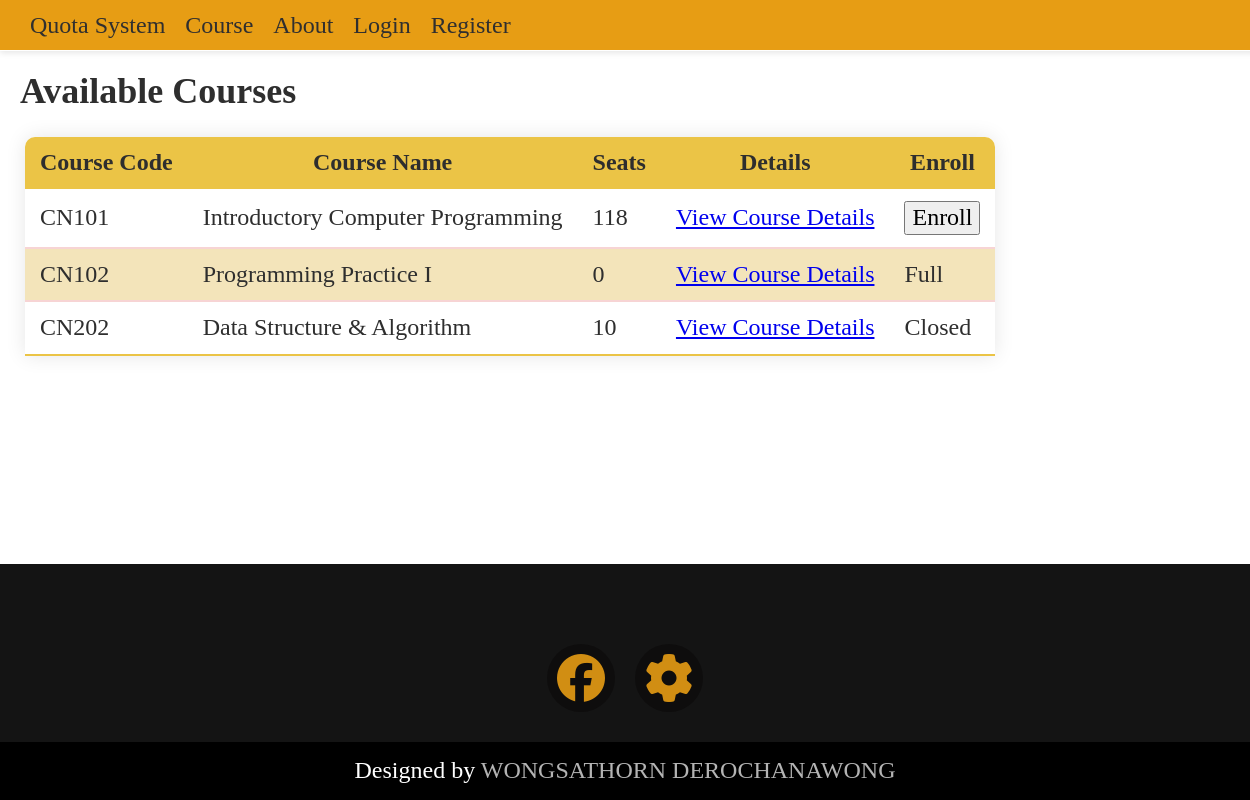
The app's page /, older data.
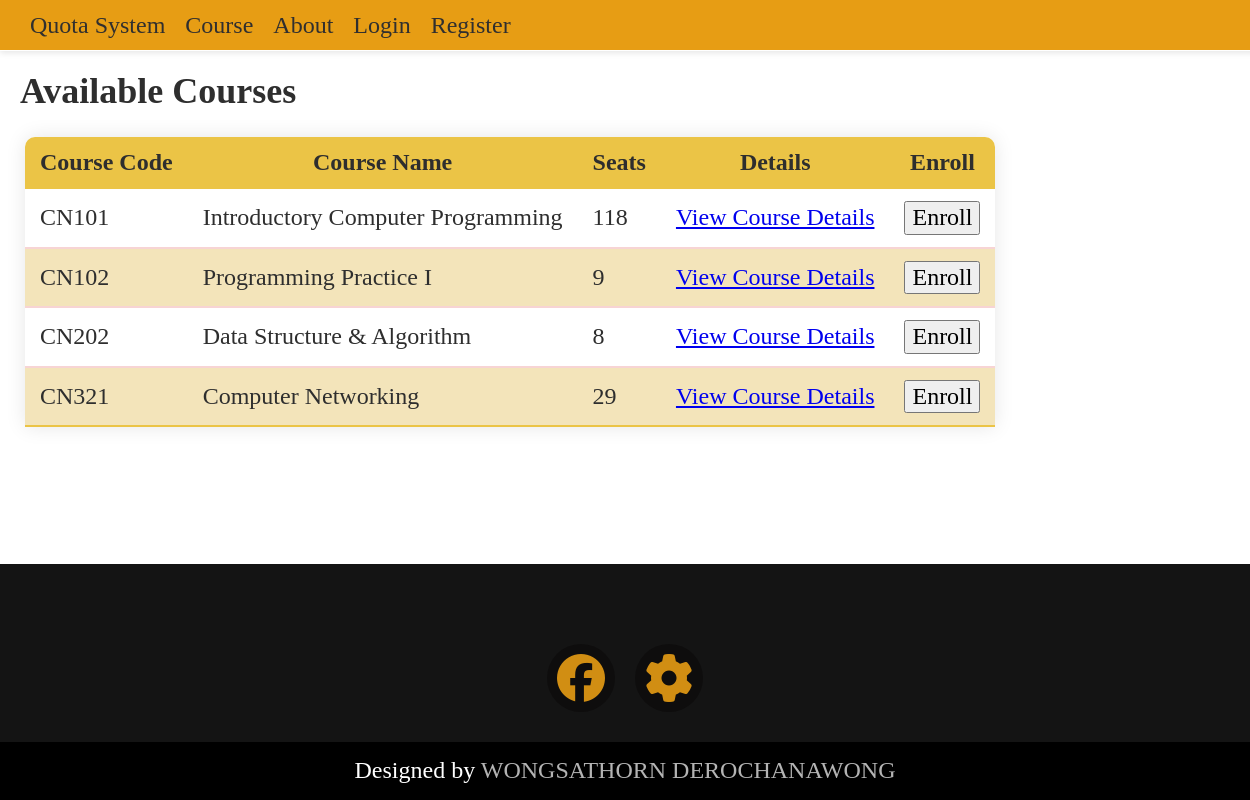
The same page, newer data.
### course/models.py (models this page shows, shortened)
class Course(models.Model):
    course_code = models.CharField(max_length=5)
    course_name = models.CharField(max_length=100)
    course_description = models.TextField(null=True)
    semester   = models.CharField(max_length=1)
    year = models.CharField(max_length=4)
    seat = models.IntegerField()
    seat_is_full = models.BooleanField(null=True)
    Users = models.ManyToManyField(settings.AUTH_USER_MODEL, through='CourseEnrollment', related_name='enrolled_courses', blank=True)

### course/views.py (the view)
# urls.py: urlpatterns = [path("", views.courses, name='courses'),
def courses(request: HttpRequest):
    return render(request, 'course/courses.html', {'all': course_database})

### course/templates/course/courses.html (shortened to what this page needs)
{% extends 'course/components/base.html' %}
{% block content %}
<h2>Available Courses</h2>
<table>
    <thead>
        <tr>
            <th>Course Code</th>
            <th>Course Name</th>
            <th>Seats</th>
            <th>Details</th>
            <th>Enroll</th>
        </tr>
    </thead>
    <tbody>
        {% for item in all %}
            <tr>
                <td>{{ item.course_code }}</td>
                <td>{{ item.course_name }}</td>
                <td>{{ item.seat }}</td>
                <td>
                    <a href="{% url 'course_detail' item.course_code %}">View Course Details</a>
                </td>
                <td>
                    <form method="post" action="{% url 'enroll_in_course' item.course_code %}">
                        {% if request.user in item.Users.all %}
                            <span>Enrolled</span>
                        {% elif item.seat > 0 and not item.seat_is_full %}
                            <button type="submit">Enroll</button>
                        {% elif item.seat > 0 and item.seat_is_full %}
                            <span>Closed</span>
                        {% else %}
                            <span>Full</span>
                        {% endif %}
                    </form>
                </td>
            </tr>
        {% empty %}
            <tr>
                <td colspan="5">No courses available.</td>
            </tr>
        {% endfor %}
    </tbody>
</table>
{% endblock %}

Row changes from the older to the newer data that the page shows:
changed Course "CN102": seat "0" → "9"; seat "Full" → "Enroll"
changed Course "CN202": seat "10" → "8"; seat "Closed" → "Enroll"
added Course: course_code "CN321", course_name "Computer Networking", seat "29", seat_is_full "Enroll"
